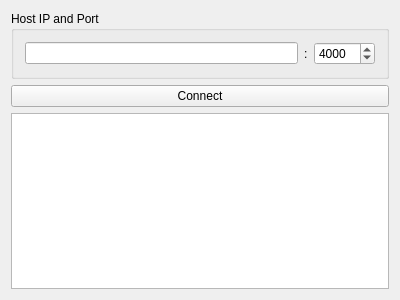
<?xml version="1.0" encoding="UTF-8"?>
<ui version="4.0">
 <class>Widget</class>
 <widget class="QWidget" name="Widget">
  <property name="geometry">
   <rect>
    <x>0</x>
    <y>0</y>
    <width>400</width>
    <height>300</height>
   </rect>
  </property>
  <property name="windowTitle">
   <string>NeuroscanAcquireLSL</string>
  </property>
  <layout class="QVBoxLayout" name="verticalLayout">
   <item>
    <widget class="QGroupBox" name="groupBox">
     <property name="title">
      <string>Host IP and Port</string>
     </property>
     <layout class="QHBoxLayout" name="horizontalLayout">
      <item>
       <widget class="QLineEdit" name="ipEdit">
        <property name="text">
         <string/>
        </property>
       </widget>
      </item>
      <item>
       <widget class="QLabel" name="label_2">
        <property name="text">
         <string>:</string>
        </property>
       </widget>
      </item>
      <item>
       <widget class="QSpinBox" name="portEdit">
        <property name="minimum">
         <number>1</number>
        </property>
        <property name="maximum">
         <number>65535</number>
        </property>
        <property name="value">
         <number>4000</number>
        </property>
       </widget>
      </item>
     </layout>
    </widget>
   </item>
   <item>
    <widget class="QPushButton" name="pushButton">
     <property name="text">
      <string>Connect</string>
     </property>
    </widget>
   </item>
   <item>
    <widget class="QTextBrowser" name="statusbar">
     <property name="font">
      <font>
       <pointsize>10</pointsize>
       <stylestrategy>PreferAntialias</stylestrategy>
      </font>
     </property>
     <property name="contextMenuPolicy">
      <enum>Qt::DefaultContextMenu</enum>
     </property>
     <property name="frameShadow">
      <enum>QFrame::Sunken</enum>
     </property>
     <property name="horizontalScrollBarPolicy">
      <enum>Qt::ScrollBarAsNeeded</enum>
     </property>
     <property name="sizeAdjustPolicy">
      <enum>QAbstractScrollArea::AdjustToContents</enum>
     </property>
    </widget>
   </item>
  </layout>
 </widget>
 <layoutdefault spacing="6" margin="11"/>
 <resources/>
 <connections/>
</ui>
